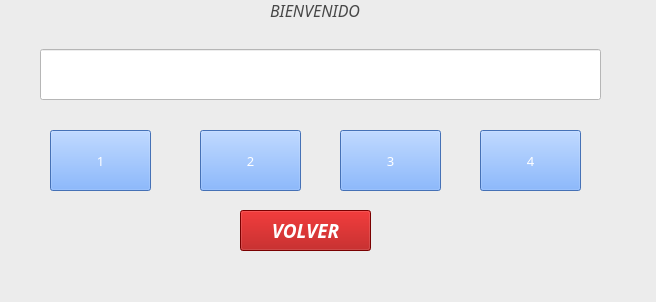
<?xml version="1.0" encoding="UTF-8"?>
<ui version="4.0">
 <class>MainWindow</class>
 <widget class="QMainWindow" name="MainWindow">
  <property name="geometry">
   <rect>
    <x>0</x>
    <y>0</y>
    <width>656</width>
    <height>302</height>
   </rect>
  </property>
  <property name="windowTitle">
   <string>MainWindow</string>
  </property>
  <property name="styleSheet">
   <string notr="true">background-color: rgb(236, 236, 236);</string>
  </property>
  <widget class="QWidget" name="centralwidget">
   <widget class="QLineEdit" name="linea">
    <property name="geometry">
     <rect>
      <x>40</x>
      <y>49</y>
      <width>561</width>
      <height>51</height>
     </rect>
    </property>
    <property name="styleSheet">
     <string notr="true">background-color: rgb(255, 255, 255);</string>
    </property>
   </widget>
   <widget class="QLabel" name="label_2">
    <property name="geometry">
     <rect>
      <x>270</x>
      <y>-10</y>
      <width>131</width>
      <height>41</height>
     </rect>
    </property>
    <property name="font">
     <font>
      <family>Monotype Corsiva</family>
      <pointsize>12</pointsize>
      <weight>50</weight>
      <italic>true</italic>
      <bold>false</bold>
     </font>
    </property>
    <property name="styleSheet">
     <string notr="true">background-color: rgb(236, 236, 236);
color: rgb(71, 71, 71);</string>
    </property>
    <property name="text">
     <string>BIENVENIDO</string>
    </property>
   </widget>
   <widget class="QPushButton" name="uno">
    <property name="geometry">
     <rect>
      <x>50</x>
      <y>130</y>
      <width>101</width>
      <height>61</height>
     </rect>
    </property>
    <property name="font">
     <font>
      <family>Lucida Fax</family>
      <pointsize>10</pointsize>
      <weight>50</weight>
      <italic>false</italic>
      <bold>false</bold>
     </font>
    </property>
    <property name="styleSheet">
     <string notr="true">color: rgb(255, 255, 255);
background-color: rgb(97, 158, 255);</string>
    </property>
    <property name="text">
     <string>1</string>
    </property>
   </widget>
   <widget class="QPushButton" name="tarjeta_4">
    <property name="geometry">
     <rect>
      <x>480</x>
      <y>130</y>
      <width>101</width>
      <height>61</height>
     </rect>
    </property>
    <property name="font">
     <font>
      <family>Lucida Fax</family>
      <pointsize>10</pointsize>
      <weight>50</weight>
      <italic>false</italic>
      <bold>false</bold>
     </font>
    </property>
    <property name="styleSheet">
     <string notr="true">color: rgb(255, 255, 255);
background-color: rgb(97, 158, 255);</string>
    </property>
    <property name="text">
     <string>4</string>
    </property>
   </widget>
   <widget class="QPushButton" name="volver">
    <property name="geometry">
     <rect>
      <x>240</x>
      <y>210</y>
      <width>131</width>
      <height>41</height>
     </rect>
    </property>
    <property name="font">
     <font>
      <family>Lucida Fax</family>
      <pointsize>14</pointsize>
      <weight>75</weight>
      <italic>true</italic>
      <bold>true</bold>
     </font>
    </property>
    <property name="styleSheet">
     <string notr="true">color: rgb(255, 255, 255);
background-color: rgb(170, 0, 0);</string>
    </property>
    <property name="text">
     <string>VOLVER</string>
    </property>
   </widget>
   <widget class="QPushButton" name="tres">
    <property name="geometry">
     <rect>
      <x>340</x>
      <y>130</y>
      <width>101</width>
      <height>61</height>
     </rect>
    </property>
    <property name="font">
     <font>
      <family>Lucida Fax</family>
      <pointsize>10</pointsize>
      <weight>50</weight>
      <italic>false</italic>
      <bold>false</bold>
     </font>
    </property>
    <property name="styleSheet">
     <string notr="true">color: rgb(255, 255, 255);
background-color: rgb(97, 158, 255);</string>
    </property>
    <property name="text">
     <string>3</string>
    </property>
   </widget>
   <widget class="QPushButton" name="dos">
    <property name="geometry">
     <rect>
      <x>200</x>
      <y>130</y>
      <width>101</width>
      <height>61</height>
     </rect>
    </property>
    <property name="font">
     <font>
      <family>Lucida Fax</family>
      <pointsize>10</pointsize>
      <weight>50</weight>
      <italic>false</italic>
      <bold>false</bold>
     </font>
    </property>
    <property name="styleSheet">
     <string notr="true">color: rgb(255, 255, 255);
background-color: rgb(97, 158, 255);</string>
    </property>
    <property name="text">
     <string>2</string>
    </property>
   </widget>
  </widget>
  <widget class="QMenuBar" name="menubar">
   <property name="geometry">
    <rect>
     <x>0</x>
     <y>0</y>
     <width>656</width>
     <height>21</height>
    </rect>
   </property>
  </widget>
  <widget class="QStatusBar" name="statusbar"/>
 </widget>
 <resources/>
 <connections/>
</ui>
